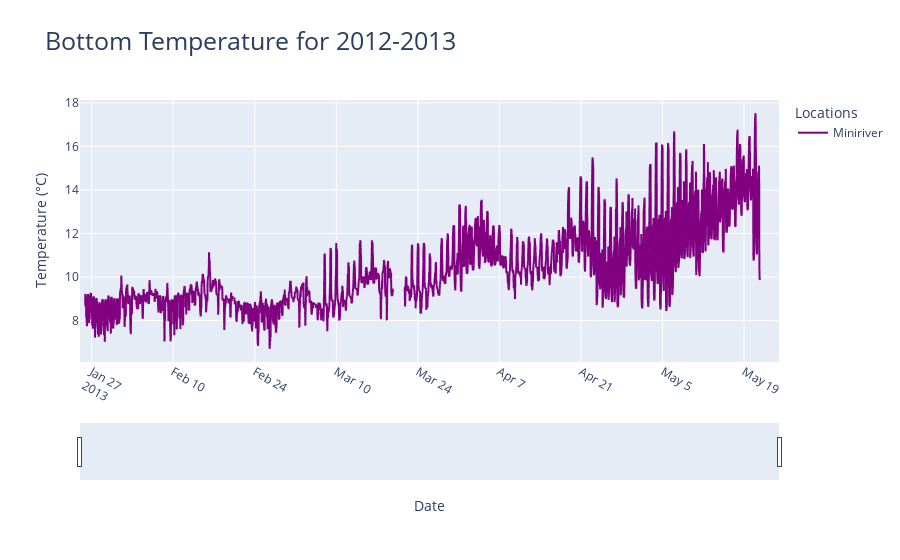
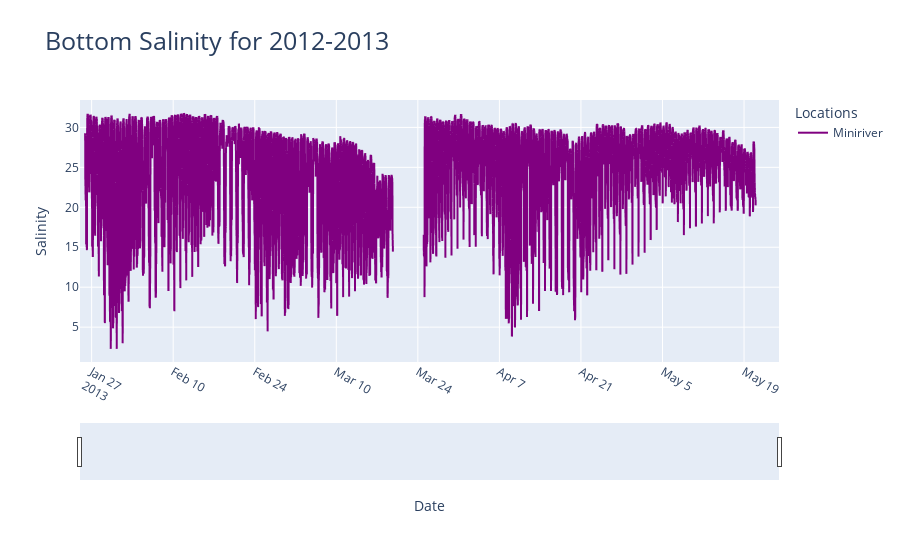
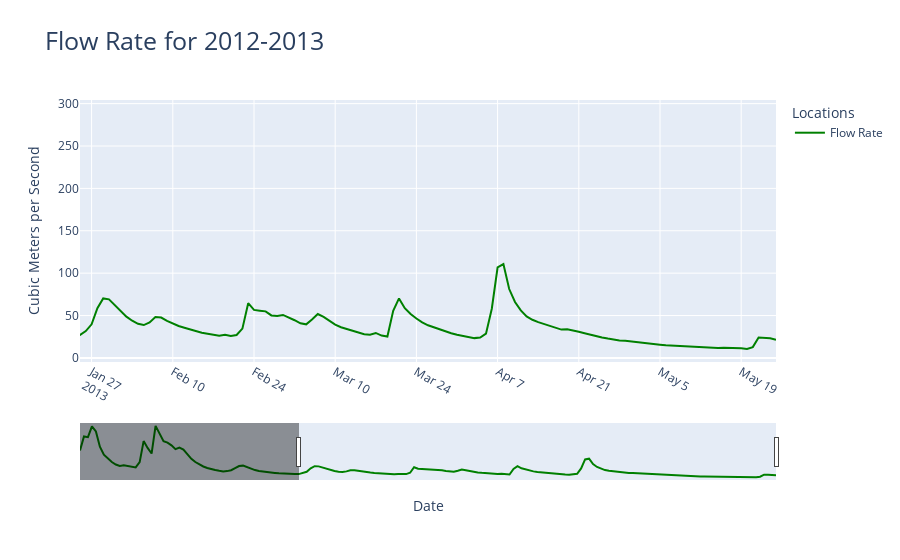

Notebook code for these charts, in order:
### Code cell
import pandas as pd
import scipy.io as sio
import numpy as np
import datetime
import plotly.express as px
from plotly.subplots import make_subplots
import plotly.graph_objects as go
import re

def Array_To_DataFrame(matDF, varName) :
    npArray = np.array([])
    for i in range (matDF[varName].shape[0]) :
        npArray = np.concatenate((npArray, matDF[varName][i].flatten()))
    return npArray

def matFile_To_DF(matFile) :
    tempDF = sio.loadmat(matFile)
    matDataMidFiltered = {dictKey:dictValue for dictKey, dictValue in tempDF.items() if dictKey[0] != '_'}
    matMidDF = pd.DataFrame({dictKey: np.array(dictValue).flatten() for dictKey, dictValue in matDataMidFiltered.items()})
    return matMidDF

# Finding percentiles
def intervalPercentile(tmsArray, valArray, timeInstanceIdx, window) :
    # Calculates 99 percentile for valArray based on 24 hours before the midnight of timeInstance and 24 hours after midnight of timeInstance
    lowIdx = max(0, timeInstanceIdx - window)
    highIdx = min(len(tmsArray) - 1, timeInstanceIdx + window)
    pctArray = valArray[lowIdx : highIdx]
    if np.isnan(pctArray).all():
        return 1.0
    else:
        return (np.nanpercentile(pctArray, 99.0))

# Dinding scaling factor
def scalingFactor(tmsArray, sourceInstance, surfaceArray, targetInstance, bottomArray):
    # To comment!!!!
    surfacePercentile = intervalPercentile(tmsArray, surfaceArray, sourceInstance, 144)
    bottomPercentile = intervalPercentile(tmsArray, bottomArray, targetInstance, 48)
    return (bottomPercentile/surfacePercentile)


#import downriver bottom data
matDataMini2 = sio.loadmat('2012-13\\hobo_minilander_3826_Dep2.mat') 
matDataMini3 = sio.loadmat('2012-13\\hobo_minilander_3829_Dep3.mat')

#mat lab date origin
origin = np.datetime64('0000-01-01', 'D') - np.timedelta64(1, 'D')

matDataMini2Filtered = {dictKey:dictValue for dictKey, dictValue in matDataMini2.items() if dictKey[0] != '_'}
matMini2DF = pd.DataFrame({dictKey: np.array(dictValue).flatten() for dictKey, dictValue in matDataMini2Filtered.items()})
matDataMini3Filtered = {dictKey:dictValue for dictKey, dictValue in matDataMini3.items() if dictKey[0] != '_'}
matMini3DF = pd.DataFrame({dictKey: np.array(dictValue).flatten() for dictKey, dictValue in matDataMini3Filtered.items()})

matMiniDF = pd.concat([matMini2DF, matMini3DF]).reset_index(drop = True)
matMiniDF = matMiniDF.sort_values(['DN'], ascending = [True])

masterTimeDF = np.linspace(matMiniDF['DN'][0], matMiniDF['DN'][len(matMiniDF['DN']) - 1], 33386)
minilanderSalinity = np.interp(masterTimeDF, matMiniDF['DN'], matMiniDF['S'], left = np.nan, right = np.nan)
minilanderTemperature = np.interp(masterTimeDF, matMiniDF['DN'], matMiniDF['T'], left = np.nan, right = np.nan)

tmsMiniriver = (masterTimeDF * np.timedelta64(24*3600000, 'ms') + origin + np.timedelta64(500, 'ms')).astype('datetime64[s]')
matMiniDF = pd.DataFrame({'DN' : tmsMiniriver, 'S' : minilanderSalinity, 'T' : minilanderTemperature})

downRiverDF = pd.read_csv('downriver_2012_2013_processed.csv', parse_dates = ['DN'])
downRiverDF = downRiverDF.sort_values(['DN'], ascending = [True])

#reading in flow data
flowDF = pd.read_csv('2012_2013alsea.csv')
flowDF['fRate'] = flowDF['max_va'] * 0.0283168
#create a new column for flow dates
for index, row in flowDF.iterrows():
    calcDate = pd.Timestamp(year=int(row['begin_yr']), month=int(row['month_nu']), day=int(row['day_nu']))
    flowDF.loc[index, 'DN'] = calcDate

# First interval : Jan 25 to Feb 18
avgMiniSal = np.array(matMiniDF['S'].to_numpy(), copy = True)
avgDownBottomSal = np.array(downRiverDF['BottomSalCorrected'].to_numpy(), copy = True)
for idx in range(len(tmsMiniriver)):
    if not ((tmsMiniriver[idx] > pd.Timestamp('2013-01-25') and tmsMiniriver[idx] < pd.Timestamp('2013-02-18'))):
        avgMiniSal[idx] = np.nan
for idx in range(len(downRiverDF['DN'])):
    if not ((downRiverDF['DN'][idx] > pd.Timestamp('2013-01-25') and downRiverDF['DN'][idx] < pd.Timestamp('2013-02-18'))):
        avgDownBottomSal[idx] = np.nan
scaleFactor1 = np.nanmax(avgDownBottomSal)/np.nanmax(avgMiniSal)

# Third interval - March 21 to March 28
avgMiniSal = np.array(matMiniDF['S'].to_numpy(), copy = True)
avgDownBottomSal = np.array(downRiverDF['BottomSalCorrected'].to_numpy(), copy = True)
for idx in range(len(tmsMiniriver)):
    if not ((tmsMiniriver[idx] > pd.Timestamp('2013-03-21') and tmsMiniriver[idx] < pd.Timestamp('2013-03-28'))):
        avgMiniSal[idx] = np.nan
for idx in range(len(downRiverDF['DN'])):
    if not ((downRiverDF['DN'][idx] > pd.Timestamp('2013-03-21') and downRiverDF['DN'][idx] < pd.Timestamp('2013-03-28'))):
        avgDownBottomSal[idx] = np.nan
scaleFactor3 = np.nanmax(avgDownBottomSal)/np.nanmax(avgMiniSal)

for idx in range(len(tmsMiniriver)):
    if (tmsMiniriver[idx] > pd.Timestamp('2013-01-25') and tmsMiniriver[idx] <= pd.Timestamp('2013-02-18')):
        matMiniDF.loc[idx, 'S'] = matMiniDF['S'][idx] * scaleFactor1
    elif (tmsMiniriver[idx] > pd.Timestamp('2013-03-25') and tmsMiniriver[idx] < pd.Timestamp('2013-05-21')):
        matMiniDF.loc[idx, 'S'] = matMiniDF['S'][idx] * scaleFactor3
    elif (tmsMiniriver[idx] > pd.Timestamp('2013-02-18') and tmsMiniriver[idx] < pd.Timestamp('2013-03-20')):
        # Roving scaling
        # salinity and minilander have different lengths so comparison of scale factor needs to occur based on time not idx
        result_index = downRiverDF['DN'].sub(matMiniDF['DN'][idx]).abs().idxmin()
        scaleFactor = scalingFactor(tmsMiniriver, idx, matMiniDF['S'], result_index, downRiverDF['SurfaceSalCorrected'])
        matMiniDF.loc[idx, 'S'] = matMiniDF['S'][idx] * scaleFactor
    else:
        matMiniDF.loc[idx, 'S'] = np.nan

# Write out CSV
timedMiniDF = pd.DataFrame({'DN' : tmsMiniriver, 'Salinity' : matMiniDF['S'], 'Temperature' : matMiniDF['T']})
timedMiniDF.to_csv('minilander_2012_2013_processed.csv', index=False)

tmsFlow = flowDF['DN']
tempFigLabels = ['Miniriver']
salFigLabels = ['Miniriver']
tempfig = px.line(x = tmsMiniriver, y = [matMiniDF['T']], color_discrete_sequence= ["purple"], title = "Mini")
for idx in range(len(tempFigLabels)):
    tempfig.data[idx].name = tempFigLabels[idx]
    tempfig.data[idx].hovertemplate = 'variable=' + tempFigLabels[idx] + '<br>x=%{x}<br>value=%{y}<extra></extra>'
    tempfig.data[idx].legendgroup = tempFigLabels[idx]
salfig = px.line(x= tmsMiniriver, y = [timedMiniDF['Salinity']], color_discrete_sequence = ["purple"], title = "Mini")
for idx in range(len(salFigLabels)):
    salfig.data[idx].name = salFigLabels[idx]
    salfig.data[idx].hovertemplate = 'variable=' + salFigLabels[idx] + '<br>x=%{x}<br>value=%{y}<extra></extra>'
    salfig.data[idx].legendgroup = salFigLabels[idx]
flowFigLabel = ['Flow Rate']
flowfig = px.line(x = tmsFlow, y = [flowDF['fRate']], color_discrete_sequence= ["green"], title = "Flow Rate")
for idx in range(len(flowFigLabel)):
    flowfig.data[idx].name = flowFigLabel[idx]
    flowfig.data[idx].hovertemplate = 'variable=' + flowFigLabel[idx] + '<br>x=%{x}<br>value=%{y}<extra></extra>'
    flowfig.data[idx].legendgroup = flowFigLabel[idx]

tempfig.update_layout(title=dict(text= "Bottom Temperature for 2012-2013", font=dict(size=25)))
tempfig.update_xaxes(tickangle=30)
tempfig.update_xaxes(rangeslider_visible=True)
tempfig.update_xaxes(range = [pd.Timestamp('2013-01-25'),pd.Timestamp('2013-05-25')])

salfig.update_layout(title=dict(text= "Bottom Salinity for 2012-2013", font=dict(size=25)))
salfig.update_xaxes(tickangle=30)
salfig.update_xaxes(rangeslider_visible=True)
salfig.update_xaxes(range = [pd.Timestamp('2013-01-25'),pd.Timestamp('2013-05-25')])

flowfig.update_layout(title=dict(text= "Flow Rate for 2012-2013", font=dict(size=25)))
flowfig.update_xaxes(tickangle=30)
flowfig.update_xaxes(rangeslider_visible=True)
flowfig.update_xaxes(range = [pd.Timestamp('2013-01-25'),pd.Timestamp('2013-05-25')])

tempfig.update_layout(xaxis_title="Date", yaxis_title="Temperature (°C)", legend_title="Locations")
salfig.update_layout(xaxis_title="Date", yaxis_title="Salinity", legend_title="Locations")
flowfig.update_layout(xaxis_title="Date", yaxis_title="Cubic Meters per Second",legend_title="Locations")

tempfig.show()
salfig.show()
flowfig.show()

### Figure 1 — Plotly figure (JSON) as saved in the notebook; plotly's stock layout.template omitted (floating-point values rounded to 4 significant figures; data arrays with more than 128 entries replaced by an {"elided": "..."} marker saying what was removed)
{"data": [{"hovertemplate": "variable=Miniriver<br>x=%{x}<br>value=%{y}<extra></extra>", "legendgroup": "Miniriver", "line": {"color": "purple", "dash": "solid"}, "marker": {"symbol": "circle"}, "mode": "lines", "name": "Miniriver", "showlegend": true, "type": "scattergl", "x": {"elided": "33386 str values"}, "xaxis": "x", "y": {"elided": "33386 float values"}, "yaxis": "y"}], "layout": {"legend": {"title": {"text": "Locations"}, "tracegroupgap": 0}, "title": {"font": {"size": 25}, "text": "Bottom Temperature for 2012-2013"}, "xaxis": {"anchor": "y", "domain": [0, 1], "range": ["2013-01-25T00:00:00", "2013-05-25T00:00:00"], "rangeslider": {"visible": true}, "tickangle": 30, "title": {"text": "Date"}}, "yaxis": {"anchor": "x", "domain": [0, 1], "title": {"text": "Temperature (°C)"}}}}

### Figure 2 — Plotly figure (JSON) as saved in the notebook; plotly's stock layout.template omitted (floating-point values rounded to 4 significant figures; data arrays with more than 128 entries replaced by an {"elided": "..."} marker saying what was removed)
{"data": [{"hovertemplate": "variable=Miniriver<br>x=%{x}<br>value=%{y}<extra></extra>", "legendgroup": "Miniriver", "line": {"color": "purple", "dash": "solid"}, "marker": {"symbol": "circle"}, "mode": "lines", "name": "Miniriver", "showlegend": true, "type": "scattergl", "x": {"elided": "33386 str values"}, "xaxis": "x", "y": {"elided": "33386 float values"}, "yaxis": "y"}], "layout": {"legend": {"title": {"text": "Locations"}, "tracegroupgap": 0}, "title": {"font": {"size": 25}, "text": "Bottom Salinity for 2012-2013"}, "xaxis": {"anchor": "y", "domain": [0, 1], "range": ["2013-01-25T00:00:00", "2013-05-25T00:00:00"], "rangeslider": {"visible": true}, "tickangle": 30, "title": {"text": "Date"}}, "yaxis": {"anchor": "x", "domain": [0, 1], "title": {"text": "Salinity"}}}}

### Figure 3 — Plotly figure (JSON) as saved in the notebook; plotly's stock layout.template omitted (floating-point values rounded to 4 significant figures; data arrays with more than 128 entries replaced by an {"elided": "..."} marker saying what was removed)
{"data": [{"hovertemplate": "variable=Flow Rate<br>x=%{x}<br>value=%{y}<extra></extra>", "legendgroup": "Flow Rate", "line": {"color": "green", "dash": "solid"}, "marker": {"symbol": "circle"}, "mode": "lines", "name": "Flow Rate", "orientation": "v", "showlegend": true, "type": "scatter", "x": {"elided": "176 str values"}, "xaxis": "x", "y": {"elided": "176 float values"}, "yaxis": "y"}], "layout": {"legend": {"title": {"text": "Locations"}, "tracegroupgap": 0}, "title": {"font": {"size": 25}, "text": "Flow Rate for 2012-2013"}, "xaxis": {"anchor": "y", "domain": [0, 1], "range": ["2013-01-25T00:00:00", "2013-05-25T00:00:00"], "rangeslider": {"visible": true}, "tickangle": 30, "title": {"text": "Date"}}, "yaxis": {"anchor": "x", "domain": [0, 1], "title": {"text": "Cubic Meters per Second"}}}}
